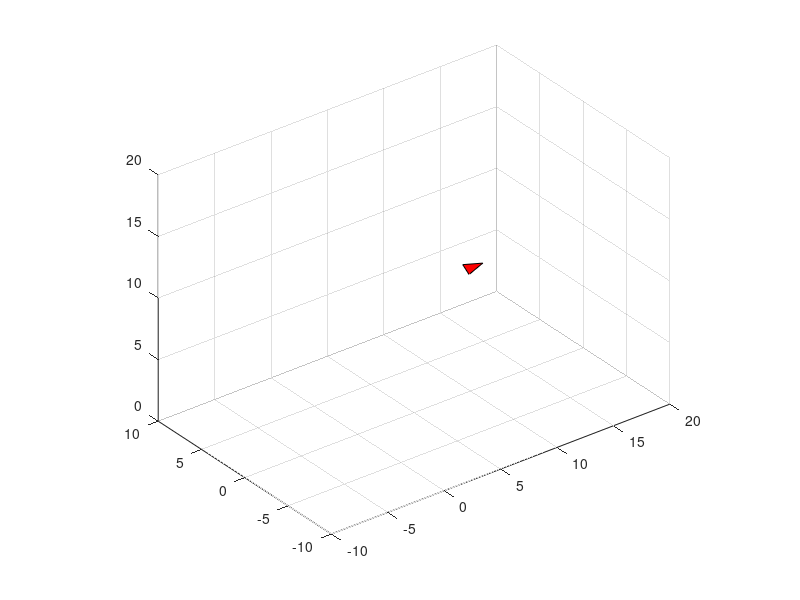

The MATLAB source for this figure:
% UAV의 초기 위치와 방향을 설정합니다.
x = 0;
y = 0;
z = 10;

% 그래픽 핸들을 초기화합니다.
h = [];

% 그림을 그립니다.
figure;
hold on;
axis equal;
grid on;
xlim([-10, 20]);
ylim([-10, 10]);
zlim([0, 20]);
view(3); % 3D 뷰를 설정합니다.

% 시간에 따라 UAV를 움직입니다.
for t = 0:0.1:10 % 10초 동안 움직입니다.
    % UAV의 위치를 업데이트합니다.
    x = x + 0.1; % x축을 따라 천천히 전진합니다.
    
    % 이전의 UAV를 지웁니다.
    delete(h);
    
    % UAV의 전진 방향을 축으로 회전 변환 행렬을 계산합니다.
    angle = t; % 회전 각도를 시간에 따라 변화시킵니다.
    ux = 1; uy = 0; uz = 0; % UAV의 전진 방향을 회전 축으로 설정합니다.
    c = cos(angle);
    s = sin(angle);
    R = [c+ux^2*(1-c) ux*uy*(1-c)-uz*s ux*uz*(1-c)+uy*s;
         uy*ux*(1-c)+uz*s c+uy^2*(1-c) uy*uz*(1-c)-ux*s;
         uz*ux*(1-c)-uy*s uz*uy*(1-c)+ux*s c+uz^2*(1-c)];
    
    % x축 방향으로 2배 긴 이등변 삼각형의 꼭지점을 정의합니다.
    triangle = [2 0 0; -1 sqrt(3)/2 0; -1 -sqrt(3)/2 0]' * 0.5;
    
    % 변환 행렬을 적용합니다.
    transformed_triangle = R * triangle;
    transformed_triangle(1, :) = transformed_triangle(1, :) + x;
    transformed_triangle(2, :) = transformed_triangle(2, :) + y;
    transformed_triangle(3, :) = transformed_triangle(3, :) + z;
    
    % UAV를 그립니다.
    h = fill3(transformed_triangle(1, :), transformed_triangle(2, :), transformed_triangle(3, :), 'r');
    
    pause(0.1);
    % 그림을 갱신합니다.
    drawnow;
end
